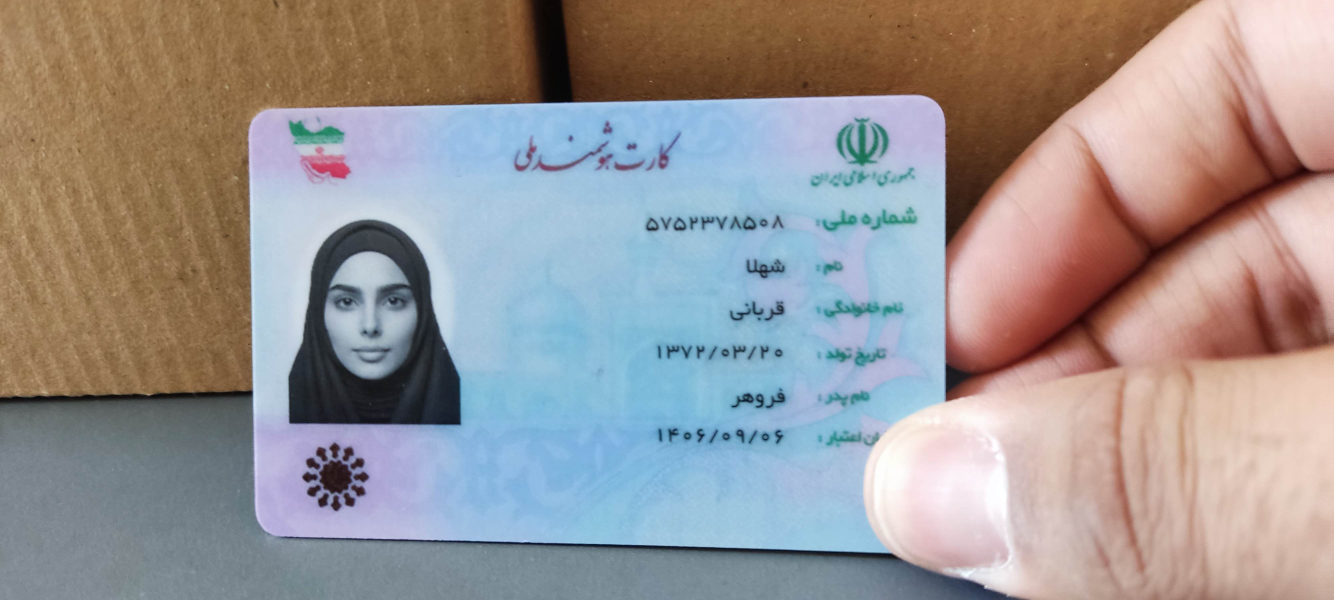
#> input picture AI/national_id_detector/image.jpg, 4000 x 1800 px, given in place of 3.jpg, which was not available (shown at 1/3 size)
$ python crop.py
#> lines starting #> are read from the running program, lines starting #| are printed output that depends on the picture; after the words box and inside, x2 and y2 are one past the last pixel; in counts of white or black regions, pixels touching at a corner belong together; pictures that were not available may be replaced by others from this repository, and a replacement may not be noted
import cv2
import numpy as np
import os

def order_points(pts):
    """Order points as: top-left, top-right, bottom-right, bottom-left"""
    rect = np.zeros((4, 2), dtype="float32")

    s = pts.sum(axis=1)
    rect[0] = pts[np.argmin(s)]      # Top-left
    rect[2] = pts[np.argmax(s)]      # Bottom-right

    diff = np.diff(pts, axis=1)
    rect[1] = pts[np.argmin(diff)]   # Top-right
    rect[3] = pts[np.argmax(diff)]   # Bottom-left

    return rect


def four_point_transform(image, pts):
    rect = order_points(pts)
    (tl, tr, br, bl) = rect

    widthA = np.linalg.norm(br - bl)
    widthB = np.linalg.norm(tr - tl)
    maxWidth = max(int(widthA), int(widthB))

    heightA = np.linalg.norm(tr - br)
    heightB = np.linalg.norm(tl - bl)
    maxHeight = max(int(heightA), int(heightB))

    dst = np.array([
        [0, 0],
        [maxWidth - 1, 0],
        [maxWidth - 1, maxHeight - 1],
        [0, maxHeight - 1]
    ], dtype="float32")

    M = cv2.getPerspectiveTransform(rect, dst)
    warped = cv2.warpPerspective(image, M, (maxWidth, maxHeight))

    return warped


def crop_id_card(img_path):

    # -----------------------------
    # Read image
    # -----------------------------
#> called with img_path = '3.jpg'
    image = cv2.imread(img_path)
#> image is the input picture: shape (1800, 4000, 3); mean B, G, R 148.1, 148.8, 155
    orig = image.copy()

    # Resize for faster processing
    ratio = image.shape[0] / 800.0
#> ratio = 2.25
    image = cv2.resize(image, (int(image.shape[1] / ratio), 800))
#> image: shape (800, 1777, 3)

    # Convert to grayscale
    gray = cv2.cvtColor(image, cv2.COLOR_BGR2GRAY)
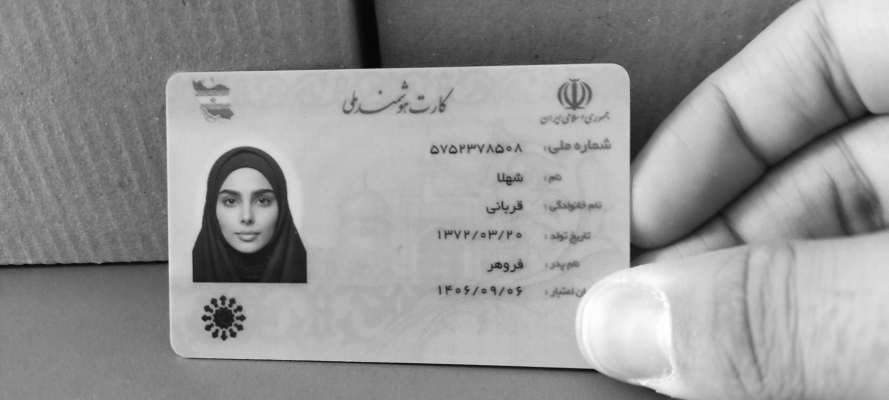
#> gray: shape (800, 1777) (shown at 1/2 size); min 4, max 255, mean 150.5

    # Blur
    gray = cv2.GaussianBlur(gray, (5, 5), 0)

    # Edge detection
    edges = cv2.Canny(gray, 50, 150)
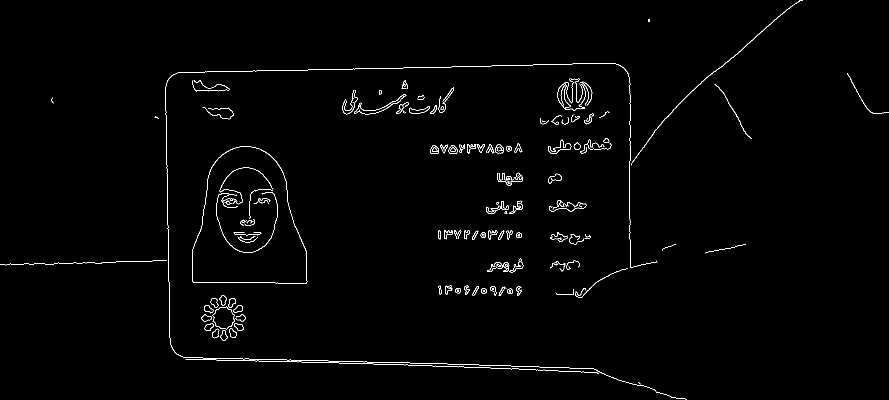
#> edges: shape (800, 1777) (shown at 1/2 size); 1.1% white in thin lines or dots

    # Morphological closing
    kernel = np.ones((5, 5), np.uint8)
    edges = cv2.morphologyEx(edges, cv2.MORPH_CLOSE, kernel)
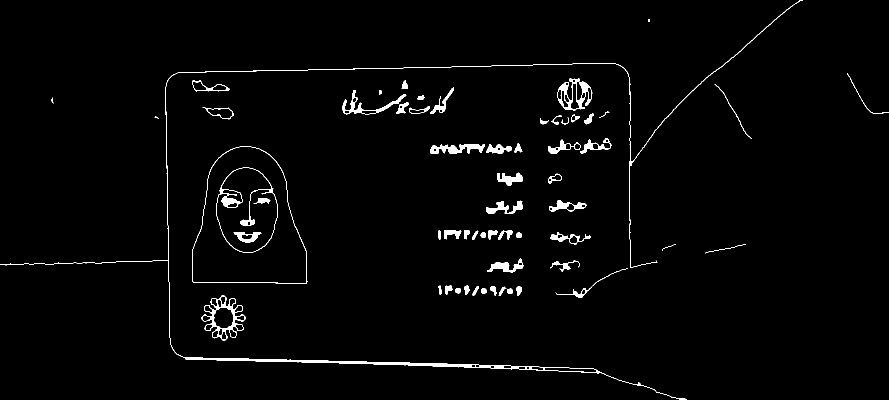
#> edges: shape (800, 1777) (shown at 1/2 size); 1.9% white; 61 white regions (3 under 20 px)

    # Find contours
    contours, _ = cv2.findContours(edges, cv2.RETR_EXTERNAL, cv2.CHAIN_APPROX_SIMPLE)
#> contours = 58 contours, 7 with area under 20; largest, box (x1, y1, x2, y2) and area: (384, 292, 615, 567) 48144, (0, 0, 1606, 800) 4280, (403, 590, 492, 681) 4250, (1115, 157, 1185, 221) 2371, (685, 180, 813, 229) 1140

    contours = sorted(contours, key=cv2.contourArea, reverse=True)

    card = None

    for cnt in contours:
        peri = cv2.arcLength(cnt, True)
        approx = cv2.approxPolyDP(cnt, 0.02 * peri, True)

        if len(approx) == 4:
            card = approx
            break
#> this loop made 50 passes
#> (peri, card) on pass 50: (268.5, [[1694, 146], [1741, 224], [1776, 225], [1742, 224]])
#> peri on passes 1 to 6: 909.1, 7745.3, 648.6, 474.4, 456.9, 352.8

    if card is None:
        raise Exception("No ID card detected.")

    # Scale contour back to original size
    card = card.reshape(4, 2) * ratio
#> card = [[3811.5, 328.5], [3917.2, 504], [3996, 506.2], [3919.5, 504]]

    # Perspective transform
    warped = four_point_transform(orig, card)
#> in order_points, `s = pts.sum(axis=1)`: s = [4140, 4421.2, 4502.2, 4423.5]
#> in order_points, `diff = np.diff(pts, axis=1)`: diff = [-3483, -3413.2, -3489.8, -3415.5]
#> in four_point_transform, `rect = order_points(pts)`: rect = [[3811.5, 328.5], [3996, 506.2], [3996, 506.2], [3917.2, 504]]
#> in four_point_transform, `(tl, tr, br, bl) = rect`: tl = [3811.5, 328.5]; tr = [3996, 506.2]; bl = [3917.2, 504]
#> in four_point_transform, `widthA = np.linalg.norm(br - bl)`: widthA = 78.78
#> in four_point_transform, `widthB = np.linalg.norm(tr - tl)`: widthB = 256.2
#> in four_point_transform, `maxWidth = max(int(widthA), int(widthB))`: maxWidth = 256
#> in four_point_transform, `heightA = np.linalg.norm(tr - br)`: heightA = 0
#> in four_point_transform, `heightB = np.linalg.norm(tl - bl)`: heightB = 204.9
#> in four_point_transform, `maxHeight = max(int(heightA), int(heightB))`: maxHeight = 204
#> in four_point_transform, `dst = np.array([ [0, 0], [maxWidth - 1, 0], [maxWidth - 1, maxHeight -..`: dst = [[0, 0], [255, 0], [255, 203], [0, 203]]
#> in four_point_transform, `M = cv2.getPerspectiveTransform(rect, dst)`: M = [[3.52e-14, -2.31e-14, -1.27e-10], [-0.000287, 0.000298, 0.997], [-7.18e-06, 0.000203, -0.0741]]
#> in four_point_transform, `warped = cv2.warpPerspective(image, M, (maxWidth, maxHeight))`:
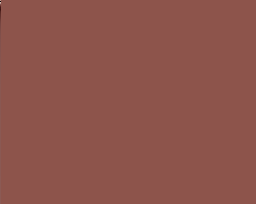
#> warped: shape (204, 256, 3); mean B, G, R 75, 84, 141

    # Save result
    cv2.imwrite("cropped_id_card.jpg", warped)

    print("Saved: cropped_id_card.jpg")

import cv2

def crop_id_part(
    image_path,
    output_path="cropped_id_part.jpg",
    x_ratio=0.50,
    y_ratio=0.22,
    w_ratio=0.31,
    h_ratio=0.10,
    pad_x_ratio=0.015,
    pad_y_ratio=0.02,
):
#> called with image_path = 'cropped_id_card.jpg', output_path = 'cropped_id_part.jpg', x_ratio = 0.5, y_ratio = 0.22, w_ratio = 0.31, h_ratio = 0.1, pad_x_ratio = 0.015, pad_y_ratio = 0.02
    img = cv2.imread(image_path)
    if img is None:
        raise ValueError("Could not read image.")

    H, W = img.shape[:2]
#> H = 204; W = 256

    # Convert ratios to pixels
    x = int(W * x_ratio)
#> x = 128
    y = int(H * y_ratio)
#> y = 44
    w = int(W * w_ratio)
#> w = 79
    h = int(H * h_ratio)
#> h = 20

    pad_x = int(W * pad_x_ratio)
#> pad_x = 3
    pad_y = int(H * pad_y_ratio)
#> pad_y = 4

    x1 = max(0, x - pad_x)
#> x1 = 125
    y1 = max(0, y - pad_y)
#> y1 = 40
    x2 = min(W, x + w + pad_x)
#> x2 = 210
    y2 = min(H, y + h + pad_y)
#> y2 = 68

    cropped = img[y1:y2, x1:x2]
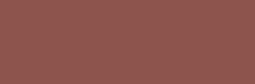
#> cropped: shape (28, 85, 3) (shown 3 times larger); mean B, G, R 75, 84, 141
    cv2.imwrite(output_path, cropped)

    return cropped


crop_id_card("3.jpg")
crop_id_part("cropped_id_card.jpg")
